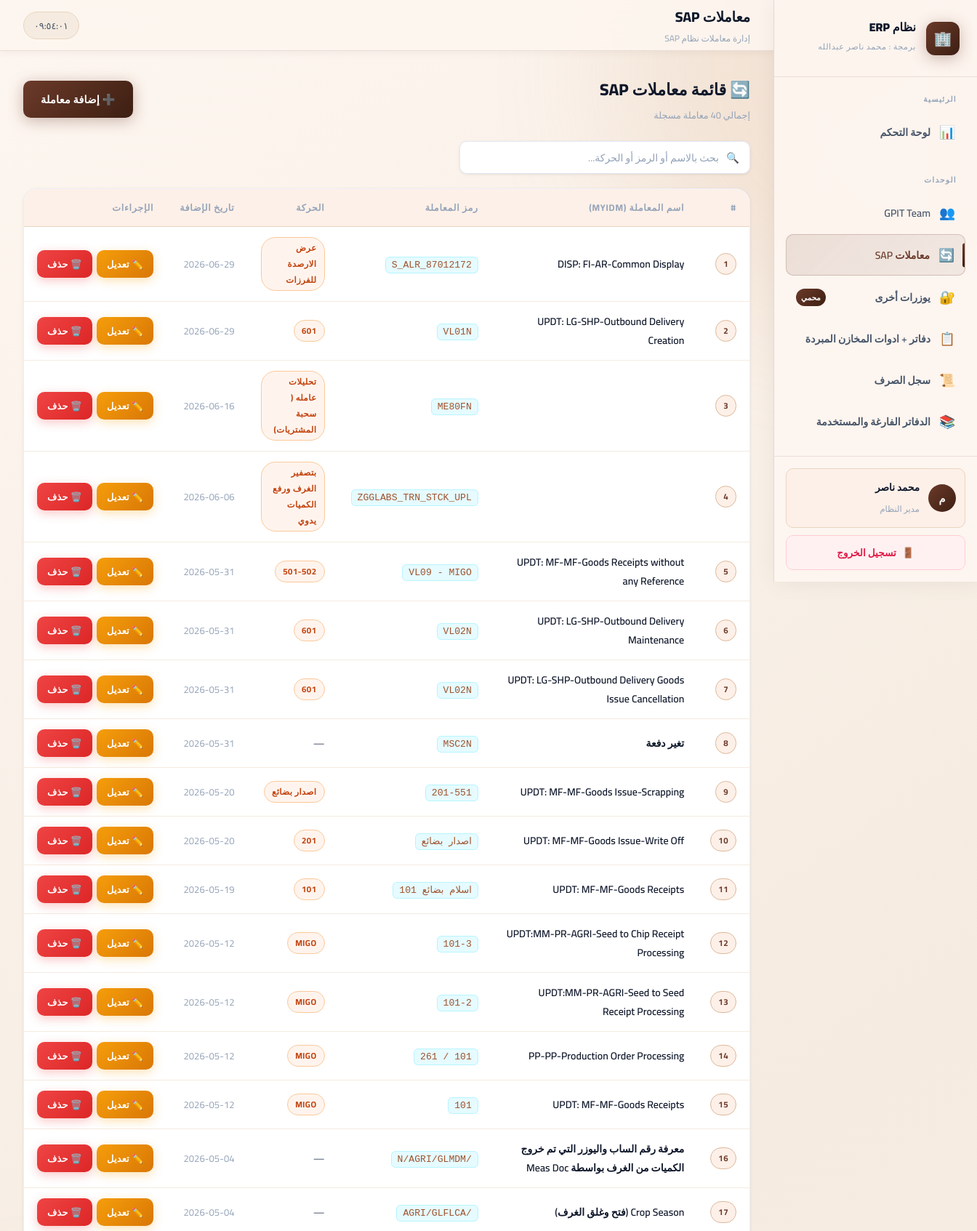
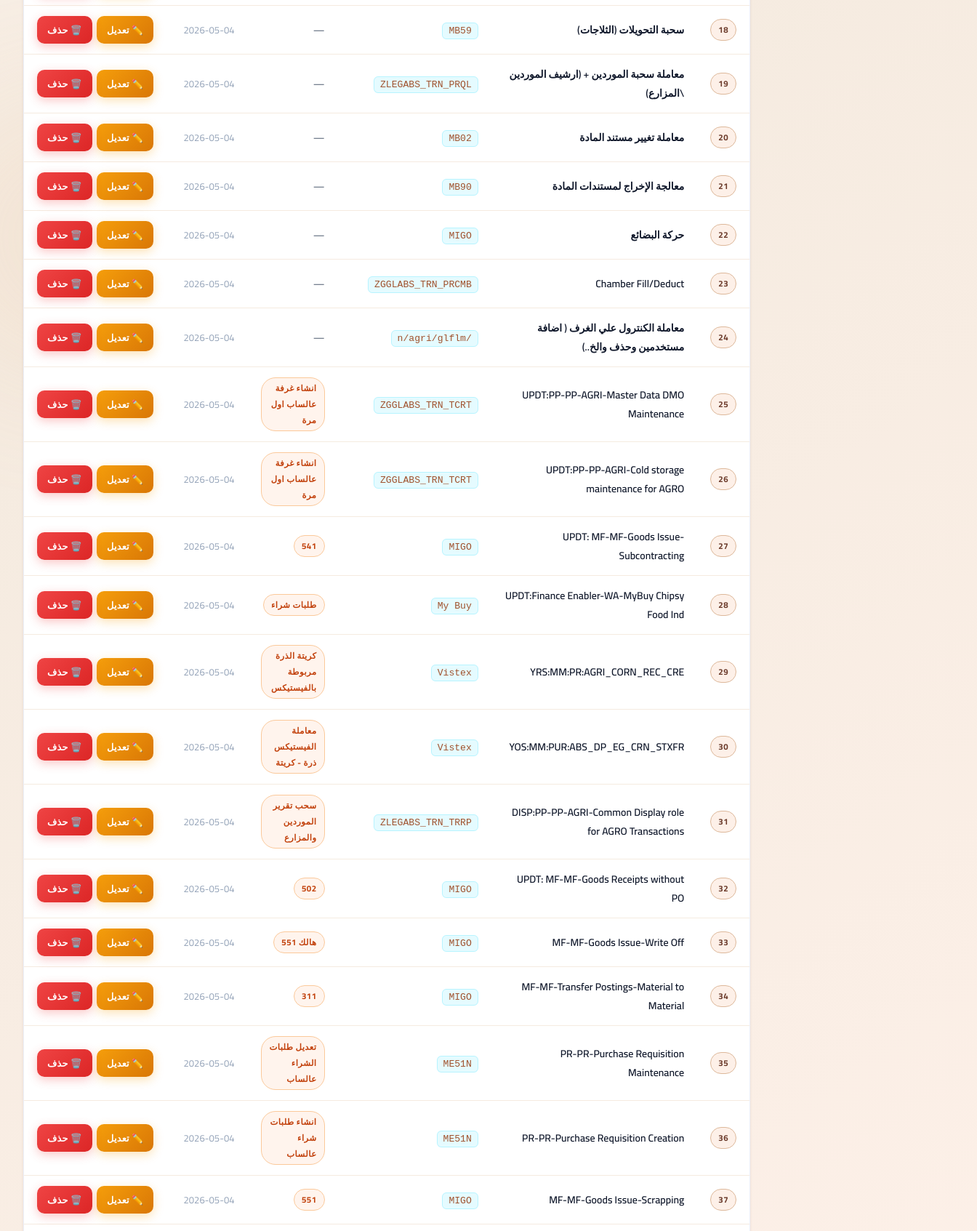
/sap (signed in, upper part), run on the app's committed database (2 pictures, top to bottom).
### tables this page shows
CREATE TABLE sap_transactions (
        id INTEGER PRIMARY KEY AUTOINCREMENT,
        transaction_name TEXT NOT NULL,
        transaction_code TEXT NOT NULL,
        movement TEXT,
        created_at TEXT DEFAULT (datetime('now'))
    );

### app.py (the view)
@app.route('/sap')
@login_required
def sap():
    conn = get_db()
    search = request.args.get('search', '')
    query = "SELECT * FROM sap_transactions WHERE 1=1"
    params = []
    if search:
        query += " AND (transaction_name LIKE ? OR transaction_code LIKE ? OR movement LIKE ?)"
        params += [f'%{search}%', f'%{search}%', f'%{search}%']
    query += " ORDER BY created_at DESC, id ASC"
    transactions = conn.execute(query, params).fetchall()
    conn.close()
    return render_template('sap.html', transactions=transactions, search=search)

### app.py (called while the page is built, shortened)
def get_db():
    conn = sqlite3.connect(DATABASE, timeout=30, check_same_thread=False)
    conn.row_factory = sqlite3.Row
    conn.create_function('safe_int', 1, _safe_int)
    conn.execute("PRAGMA journal_mode=WAL")
    conn.execute("PRAGMA synchronous=NORMAL")
    conn.execute("PRAGMA busy_timeout=30000")
    return conn

def login_required(f):
    @wraps(f)
    def decorated(*args, **kwargs):
        if 'admin_id' not in session:
            return redirect(url_for('login'))
        return f(*args, **kwargs)
    return decorated

### templates/sap.html (shortened to what this page needs)
{% extends "base.html" %}
{% block page_title %}معاملات SAP{% endblock %}
{% block page_subtitle %}إدارة معاملات نظام SAP{% endblock %}
{% block content %}
<div class="section-header">
  <div class="section-title">
    <h2>🔄 قائمة معاملات SAP</h2>
    <p>إجمالي {{ transactions|length }} معاملة مسجلة</p>
  </div>
  <button class="btn btn-primary" onclick="openAddSapModal()">
    ➕ إضافة معاملة
  </button>
</div>
<form method="GET" action="/sap">
  <div class="filter-bar">
    <div class="search-bar" style="flex: 1; max-width: 400px;">
      <span class="search-icon">🔍</span>
      <input type="text" name="search" value="{{ search }}" placeholder="بحث بالاسم أو الرمز أو الحركة..." class="auto-search">
    </div>
  </div>
</form>
<div class="table-card">
  <div class="table-responsive">
    <table>
      <thead>
        <tr>
          <th>#</th>
          <th>اسم المعاملة (MyIDM)</th>
          <th>رمز المعاملة</th>
          <th>الحركة</th>
          <th>تاريخ الإضافة</th>
          <th>الإجراءات</th>
        </tr>
      </thead>
      <tbody>
        {% for t in transactions %}
        <tr>
          <td><span class="badge badge-blue">{{ loop.index }}</span></td>
          <td style="color: var(--text-primary); font-weight: 600;">{{ t.transaction_name }}</td>
          <td>
            <code style="background: rgba(0,212,255,0.1); color: var(--accent-cyan); padding: 3px 8px; border-radius: 6px; font-size: 0.82rem; border: 1px solid rgba(0,212,255,0.2);">
              {{ t.transaction_code }}
            </code>
          </td>
          <td>
            {% if t.movement %}
            <span class="badge badge-orange">{{ t.movement }}</span>
            {% else %}—{% endif %}
          </td>
          <td style="color: var(--text-muted); font-size: 0.82rem;">{{ t.created_at[:10] if t.created_at else '—' }}</td>
          <td>
            <div class="action-buttons">
              <button class="btn btn-warning btn-sm" onclick="openEditSapModal({{ t.id }})">✏️ تعديل</button>
              <button class="btn btn-danger btn-sm" onclick="deleteSap({{ t.id }}, '{{ t.transaction_name }}')">🗑️ حذف</button>
            </div>
          </td>
        </tr>
        {% endfor %}
      </tbody>
    </table>
  </div>
</div>
{% endblock %}

### data on the page
sap_transactions: transaction_name "DISP: FI-AR-Common Display", transaction_code "S_ALR_87012172", movement "عرض الارصدة للفرزات", created_at "2026-06-29"
sap_transactions: transaction_name "UPDT: LG-SHP-Outbound Delivery Creation", transaction_code "VL01N", movement "601", created_at "2026-06-29"
sap_transactions: transaction_code "ME80FN", movement "تحليلات عامله ( سحبة المشتريات)", created_at "2026-06-16"
sap_transactions: transaction_code "ZGGLABS_TRN_STCK_UPL", movement "بتصفير الغرف ورفع الكميات يدوي", created_at "2026-06-06"
sap_transactions: transaction_name "UPDT: MF-MF-Goods Receipts without any Reference", transaction_code "VL09 - MIGO", movement "501-502", created_at "2026-05-31"
sap_transactions: transaction_name "UPDT: LG-SHP-Outbound Delivery Maintenance", transaction_code "VL02N", movement "601", created_at "2026-05-31"
sap_transactions: transaction_name "UPDT: LG-SHP-Outbound Delivery Goods Issue Cancellation", transaction_code "VL02N", movement "601", created_at "2026-05-31"
sap_transactions: transaction_name "تغير دفعة", transaction_code "MSC2N", created_at "2026-05-31"
sap_transactions: transaction_name "UPDT: MF-MF-Goods Issue-Scrapping", transaction_code "201-551", movement "اصدار بضائع", created_at "2026-05-20"
sap_transactions: transaction_name "UPDT: MF-MF-Goods Issue-Write Off", transaction_code "اصدار بضائع", movement "201", created_at "2026-05-20"
sap_transactions: transaction_name "UPDT: MF-MF-Goods Receipts", transaction_code "اسلام بضائع 101", movement "101", created_at "2026-05-19"
sap_transactions: transaction_name "UPDT:MM-PR-AGRI-Seed to Chip Receipt Processing", transaction_code "101-3", movement "MIGO", created_at "2026-05-12"
sap_transactions: transaction_name "UPDT:MM-PR-AGRI-Seed to Seed Receipt Processing", transaction_code "101-2", movement "MIGO", created_at "2026-05-12"
sap_transactions: transaction_name "PP-PP-Production Order Processing", transaction_code "101 / 261", movement "MIGO", created_at "2026-05-12"
sap_transactions: transaction_name "UPDT: MF-MF-Goods Receipts", transaction_code "101", movement "MIGO", created_at "2026-05-12"
sap_transactions: transaction_name "معرفة رقم الساب واليوزر التي تم خروج الكميات من الغرف بواسطة Meas Doc", transaction_code "/N/AGRI/GLMDM", created_at "2026-05-04"
sap_transactions: transaction_name "Crop Season (فتح وغلق الغرف)", transaction_code "/AGRI/GLFLCA", created_at "2026-05-04"
sap_transactions: transaction_name "سحبة التحويلات (الثلاجات)", transaction_code "MB59", created_at "2026-05-04"
sap_transactions: transaction_name "معاملة سحبة الموردين + (ارشيف الموردين \\المزارع)", transaction_code "ZLEGABS_TRN_PRQL", created_at "2026-05-04"
sap_transactions: transaction_name "معاملة تغيير مستند المادة", transaction_code "MB02", created_at "2026-05-04"
sap_transactions: transaction_name "معالجة الإخراج لمستندات المادة", transaction_code "MB90", created_at "2026-05-04"
sap_transactions: transaction_name "حركة البضائع", transaction_code "MIGO", created_at "2026-05-04"
sap_transactions: transaction_name "Chamber Fill/Deduct", transaction_code "ZGGLABS_TRN_PRCMB", created_at "2026-05-04"
sap_transactions: transaction_name "معاملة الكنترول علي الغرف ( اضافة مستخدمين وحذف والخ..)", transaction_code "/n/agri/glflm", created_at "2026-05-04"
sap_transactions: transaction_name "UPDT:PP-PP-AGRI-Master Data DMO Maintenance", transaction_code "ZGGLABS_TRN_TCRT", movement "انشاء غرفة عالساب اول مرة", created_at "2026-05-04"
sap_transactions: transaction_name "UPDT:PP-PP-AGRI-Cold storage maintenance for AGRO", transaction_code "ZGGLABS_TRN_TCRT", movement "انشاء غرفة عالساب اول مرة", created_at "2026-05-04"
sap_transactions: transaction_name "UPDT: MF-MF-Goods Issue-Subcontracting", transaction_code "MIGO", movement "541", created_at "2026-05-04"
sap_transactions: transaction_name "UPDT:Finance Enabler-WA-MyBuy Chipsy Food Ind", transaction_code "My Buy", movement "طلبات شراء", created_at "2026-05-04"
sap_transactions: transaction_name "YRS:MM:PR:AGRI_CORN_REC_CRE", transaction_code "Vistex", movement "كريتة الذرة مربوطة بالفيستيكس", created_at "2026-05-04"
sap_transactions: transaction_name "YOS:MM:PUR:ABS_DP_EG_CRN_STXFR", transaction_code "Vistex", movement "معاملة الفيستيكس ذرة - كريتة", created_at "2026-05-04"
sap_transactions: transaction_name "DISP:PP-PP-AGRI-Common Display role for AGRO Transactions", transaction_code "ZLEGABS_TRN_TRRP", movement "سحب تقرير الموردين والمزارع", created_at "2026-05-04"
sap_transactions: transaction_name "UPDT: MF-MF-Goods Receipts without PO", transaction_code "MIGO", movement "502", created_at "2026-05-04"
sap_transactions: transaction_name "MF-MF-Goods Issue-Write Off", transaction_code "MIGO", movement "هالك 551", created_at "2026-05-04"
sap_transactions: transaction_name "MF-MF-Transfer Postings-Material to Material", transaction_code "MIGO", movement "311", created_at "2026-05-04"
sap_transactions: transaction_name "PR-PR-Purchase Requisition Maintenance", transaction_code "ME51N", movement "تعديل طلبات الشراء عالساب", created_at "2026-05-04"
sap_transactions: transaction_name "PR-PR-Purchase Requisition Creation", transaction_code "ME51N", movement "انشاء طلبات شراء عالساب", created_at "2026-05-04"
sap_transactions: transaction_name "MF-MF-Goods Issue-Scrapping", transaction_code "MIGO", movement "551", created_at "2026-05-04"

### other printed values
{{ session.admin_username[0]|upper if session.admin_username else 'A' }} "م"
{{ session.admin_username or 'مسؤول النظام' }} "محمد ناصر"
